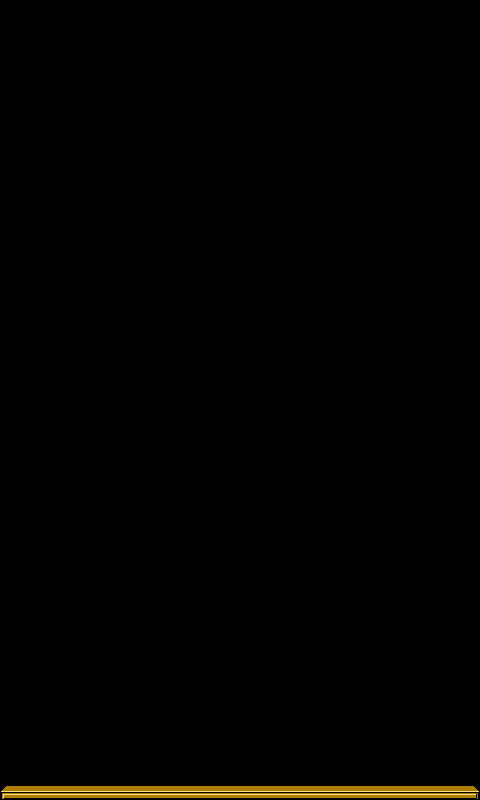

This game map was drawn from its Tiled (.tmx) file and the tilesets committed beside it. A one-line description and the trimmed map source follow:
An orthogonal 30x50 tile map with 16x16 px tiles, 2 tile layers (background, graphics) and 1 object.

<map version="1.0" orientation="orthogonal" renderorder="right-down" width="30" height="50" tilewidth="16" tileheight="16" nextobjectid="6">
 <tileset firstgid="1" name="desk" tilewidth="16" tileheight="15" tilecount="7" columns="7">
  <image source="desk.png" width="112" height="15" />
 </tileset>
 <layer name="background" width="30" height="50">
  <data>[1500 cells, 0 non-empty, 0 distinct tile ids]</data>
 </layer>
 <layer name="graphics" width="30" height="50">
  <data>[1500 cells, 30 non-empty, 3 distinct tile ids]</data>
 </layer>
 <objectgroup name="desk">
  <object id="5" x="0" y="784" width="480" height="16" />
 </objectgroup>
</map>
